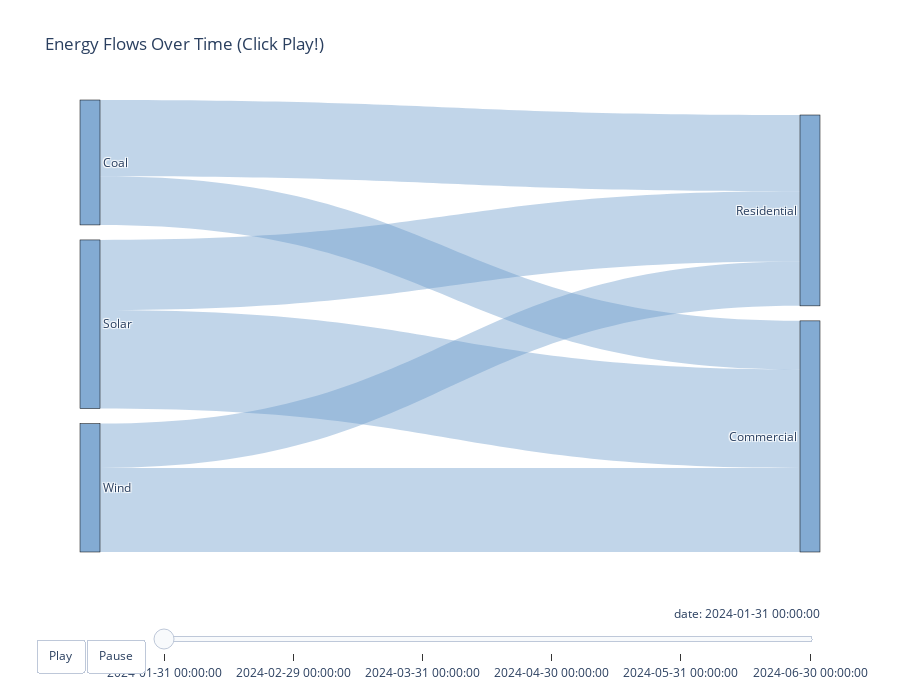

Write notebook code for a chart like this one.
### Markdown cell above
## Example 2: Time Series with Animation

### Code cell
# Create time series data
np.random.seed(42)
dates = pd.date_range('2024-01', periods=6, freq='ME')
sources = ['Solar', 'Wind', 'Coal']
targets = ['Residential', 'Commercial']

data = []
for date in dates:
    for source in sources:
        for target in targets:
            data.append({
                'date': date,
                'source': source,
                'target': target,
                'value': np.random.randint(50, 150)
            })

df = pd.DataFrame(data)

# Create animated diagram with smooth transitions
diagram = SankeyDiagram(df, time_column='date')
diagram.render('source', 'target', 'value', 
               title="Energy Flows Over Time (Click Play!)",
               show_timeline=True,
               animation_duration=1200,  # Slower, smoother transitions (in ms)
               transition_easing='cubic-in-out').show()  # Smooth easing

### Figure 1 — Plotly figure (JSON) as saved in the notebook; plotly's stock layout.template omitted (floating-point values rounded to 4 significant figures)
{"data": [{"link": {"color": ["rgba(100, 150, 200, 0.4)", "rgba(100, 150, 200, 0.4)", "rgba(100, 150, 200, 0.4)", "rgba(100, 150, 200, 0.4)", "rgba(100, 150, 200, 0.4)", "rgba(100, 150, 200, 0.4)"], "source": [1, 1, 2, 2, 4, 4], "target": [0, 3, 0, 3, 0, 3], "value": [101, 142, 64, 121, 110, 70]}, "node": {"color": "rgba(100, 150, 200, 0.8)", "label": ["Residential", "Solar", "Wind", "Commercial", "Coal"], "line": {"color": "black", "width": 0.5}, "pad": 15, "thickness": 20}, "type": "sankey"}], "layout": {"font": {"size": 12}, "height": 700, "sliders": [{"active": 0, "currentvalue": {"prefix": "date: ", "visible": true, "xanchor": "right"}, "len": 0.9, "pad": {"b": 10, "t": 50}, "steps": [{"args": [["2024-01-31 00:00:00"], {"frame": {"duration": 300, "redraw": true}, "mode": "immediate"}], "label": "2024-01-31 00:00:00", "method": "animate"}, {"args": [["2024-02-29 00:00:00"], {"frame": {"duration": 300, "redraw": true}, "mode": "immediate"}], "label": "2024-02-29 00:00:00", "method": "animate"}, {"args": [["2024-03-31 00:00:00"], {"frame": {"duration": 300, "redraw": true}, "mode": "immediate"}], "label": "2024-03-31 00:00:00", "method": "animate"}, {"args": [["2024-04-30 00:00:00"], {"frame": {"duration": 300, "redraw": true}, "mode": "immediate"}], "label": "2024-04-30 00:00:00", "method": "animate"}, {"args": [["2024-05-31 00:00:00"], {"frame": {"duration": 300, "redraw": true}, "mode": "immediate"}], "label": "2024-05-31 00:00:00", "method": "animate"}, {"args": [["2024-06-30 00:00:00"], {"frame": {"duration": 300, "redraw": true}, "mode": "immediate"}], "label": "2024-06-30 00:00:00", "method": "animate"}], "x": 0.1, "xanchor": "left", "y": 0, "yanchor": "top"}], "title": {"text": "Energy Flows Over Time (Click Play!)"}, "updatemenus": [{"buttons": [{"args": [null, {"frame": {"duration": 500, "redraw": true}, "fromcurrent": true}], "label": "Play", "method": "animate"}, {"args": [[null], {"frame": {"duration": 0, "redraw": true}, "mode": "immediate"}], "label": "Pause", "method": "animate"}], "direction": "left", "pad": {"r": 10, "t": 87}, "showactive": false, "type": "buttons", "x": 0.1, "xanchor": "right", "y": 0, "yanchor": "top"}]}}
